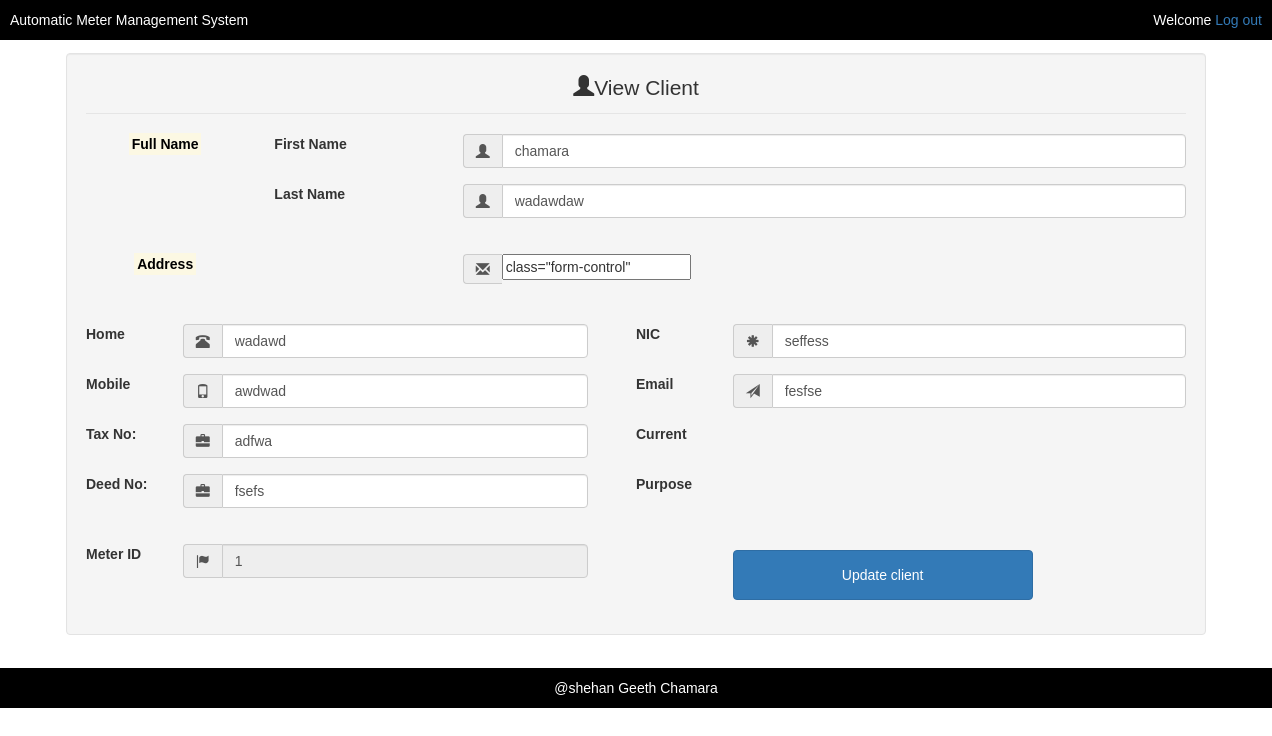
Screenshot of /Forms/editClient.php?client_id=1 with the database file from the repository.
### tables this page shows
CREATE TABLE `client_tb` (
  `client_id` int(10) UNSIGNED NOT NULL,
  `first_name` varchar(10) NOT NULL,
  `last_name` varchar(10) NOT NULL,
  `address` varchar(50) NOT NULL,
  `home_phone` varchar(15) NOT NULL,
  `mobile_phone` varchar(15) NOT NULL,
  `NIC` varchar(15) NOT NULL,
  `email` varchar(30) NOT NULL,
  `meter_id` int(11) NOT NULL,
  `password` varchar(50) NOT NULL,
  `current` varchar(50) NOT NULL,
  `deed_no` varchar(50) NOT NULL,
  `tax_number` varchar(50) NOT NULL,
  `purpose` varchar(50) NOT NULL,
  `is_delete` tinyint(4) NOT NULL
);

### Forms/editClient.php (the view, shortened to what this page needs)
<?php require_once('../inc/connection.php'); ?>
<?php
$clientID = "";
	if(isset($_GET['client_id'])){
		$clientID = $_GET['client_id'];
	}
 ?>
<?php
		$first_name = "";
		$last_name = "";
		$addr_line1 = "";
		$home_phone = "";
		$mobile_phone = "";
		$nic = "";
		$email = "";
		$tax_number = "";
		$deed_number = "";
		$meter_ID = "";
	if(isset($_GET['client_id'])){
		$clientID = $_GET['client_id'];
	$query1 = "SELECT * FROM client_tb WHERE client_id = {$clientID}";
	$result_set = mysqli_query($connection,$query1);
	if($result_set){
		$record = mysqli_fetch_assoc($result_set);
		$first_name = $record['first_name'];
		$last_name = $record['last_name'];
		$addr_line1 = $record['address'];
		$home_phone = $record['home_phone'];
		$mobile_phone = $record['mobile_phone'];
		$nic = $record['NIC'];
		$email = $record['email'];
		$tax_number = $record['tax_number'];
		$deed_number = $record['deed_no'];
		$meter_ID = $record['meter_id'];
	}
	}
 ?>
<!DOCTYPE html>
<html lang="en">
<head>
	<link rel="stylesheet" href="../css/bootstrap.min.css">
</head>
<body>
	<?php require_once('../header.php'); ?>
	<div class="container" style="margin-top: 13px; margin-bottom: 13px;">
		<form action="editClient.php?client_id=<?php echo $clientID ; ?>" class="well form-horizontal" method="post" id="contact-form">
			<fieldset>
				<legend><p class="text-center"><i class="glyphicon glyphicon-user"></i>View Client</p></legend>
					<div class="form-group">
						<label class="col-sm-2 control_label"><p class="text-center"><mark>Full Name</mark></p></label>
						<label class="col-sm-2 col-xs-12 control_label"><p>First Name</p></label>
						<div class="col-sm-8 inputGroupContainer">
							<div class="input-group">
								<span class="input-group-addon"><i class="glyphicon glyphicon-user"></i></span>
								<input type="text" name="first_name" value=<?php echo $first_name; ?> class="form-control">
							</div>
						</div>
					</div>
					<div class="form-group">
						<label class="col-sm-2 control_label"><p class="text-center"></p></label>
						<label class="col-sm-2 col-xs-12 control_label"><p>Last Name</p></label>
						<div class="col-sm-8 inputGroupContainer">
							<div class="input-group">
								<span class="input-group-addon"><i class="glyphicon glyphicon-user"></i></span>
								<input type="text" name="last_name" value=<?php echo $last_name; ?> class="form-control" >
							</div>
						</div>
					</div>
					<br>
					<div class="form-group">
						<label class="col-sm-2 control_label"><p class="text-center"><mark>Address</mark></p></label>
						<label class="col-sm-2 col-xs-12 control_label"><p></p></label>
						<div class="col-sm-8 inputGroupContainer">
							<div class="input-group">
								<span class="input-group-addon"><i class="glyphicon glyphicon-envelope"></i></span>
								<input type="text" name="address_line1" value=<?php echo $addr_line1 ;?> class="form-control" >
							</div>
						</div>
					</div>
					<br>
					<div id="col1" style="width :50%; height: 100%; float: left">
						<div class="form-group">
							<label class="col-sm-2 col-xs-12 control_label"><p>Home</p></label>
							<div class="col-sm-9 inputGroupContainer">
								<div class="input-group">
									<span class="input-group-addon"><i class="glyphicon glyphicon-phone-alt"></i></span>
									<input type="text" name="home_phone" value=<?php echo $home_phone ;?> class="form-control" >
								</div>
							</div>
						</div>
						<div class="form-group">
							<label class="col-sm-2 col-xs-12 control_label"><p>Mobile</p></label>
							<div class="col-sm-9 inputGroupContainer">
								<div class="input-group">
									<span class="input-group-addon"><i class="glyphicon glyphicon-phone"></i></span>
									<input type="text" name="mobile_phone" value=<?php echo $mobile_phone; ?> class="form-control" >
								</div>
							</div>
						</div>
						<div class="form-group">
							<label class="col-sm-2 col-xs-12 control_label"><p>Tax No:</p></label>
							<div class="col-sm-9 inputGroupContainer">
								<div class="input-group">
									<span class="input-group-addon"><i class="glyphicon glyphicon-briefcase"></i></span>
									<input type="text" name="tax_number" value=<?php echo $tax_number; ?> class="form-control" >
								</div>
							</div>
						</div>
						<div class="form-group">
							<label class="col-sm-2 col-xs-12 control_label"><p>Deed No:</p></label>
							<div class="col-sm-9 inputGroupContainer">
								<div class="input-group">
									<span class="input-group-addon"><i class="glyphicon glyphicon-briefcase"></i></span>
									<input type="text" name="deed_number" value=<?php echo $deed_number; ?> class="form-control" >
								</div>
							</div>
						</div>
						<br>
						<div class="form-group">
							<label class="col-sm-2 col-xs-12 control_label"><p>Meter ID</p></label>
							<div class="col-sm-9 inputGroupContainer">
								<div class="input-group">
									<span class="input-group-addon"><i class="glyphicon glyphicon-flag"></i></span>
									<input type="text" name="meter_ID" value=<?php echo $meter_ID; ?> class="form-control" readonly>
								</div>
							</div>
						</div>
					</div>
					<div id="col2" style="width :50%; height: 100%; float: left">
						<div class="form-group">
							<label class="col-sm-2 col-xs-12 control_label"><p>NIC</p></label>
							<div class="col-sm-10 inputGroupContainer">
								<div class="input-group">
									<span class="input-group-addon"><i class="glyphicon glyphicon-asterisk"></i></span>
									<input type="text" name="nic" value=<?php echo $nic; ?> class="form-control" >
								</div>
							</div>
						</div>
						<div class="form-group">
							<label class="col-sm-2 col-xs-12 control_label"><p>Email</p></label>
							<div class="col-sm-10 inputGroupContainer">
								<div class="input-group">
									<span class="input-group-addon"><i class="glyphicon glyphicon-send"></i></span>
									<input type="text" name="email" value=<?php echo $email; ?> class="form-control" >
								</div>
							</div>
						</div>
						<div class="form-group">
							<label class="col-sm-4 col-xs-12 control_label"><p>Current</p></label>
						</div>
						<div class="form-group">
							<label class="col-sm-4 col-xs-12 control_label"><p>Purpose</p></label>
						</div>
					<br>
					<div class="form-group">
						<label class="col-md-2 control_label"></label>
						<div class="col-sm-12 col-sm-offset-2">
							<div class="input-group">
								<button name="Submit" style="height:50px; width: 300px" type="Submit" class="btn btn-primary">Update client</button>
							</div>
						</div>
					</div>
			</fieldset>
		</form>
	</div>
	<?php require_once('../footer.php'); ?>
</body>
</html>

### header.php (style rules this page uses)
body { font-family: Arial, "Helvetica Neue", Helvetica, sans-serif; }

### rows the page displays
client_tb: first_name "chamara", last_name "wadawdaw", home_phone "wadawd", mobile_phone "awdwad", tax_number "adfwa", deed_number "fsefs", meter_ID "1", nic "seffess", email "fesfse"
